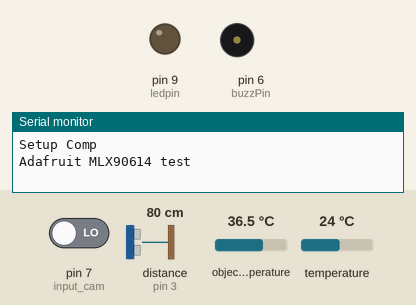
A sketch run on a simulated Arduino Uno, built with avr-gcc and run on an emulated ATmega328P. Parts: output pins drawn as LEDs (lit = HIGH), buzzer (waves = sounding, pin HIGH), the last lines printed to the serial monitor. Wiring (inferred from the names in the program): ultrasonic range finder: trigger pin 2; echo pin 3. Dashed ring = blinking. The inputs (shaded band) are chosen by the test bench; at power-on: distance to the obstacle (sensor on pin 3) 80 cm, pin 7 (input_cam) LOW, object temperature 36.5 °C, temperature 24 °C. The echo pulse lasts 58.3 µs per cm; pins used as bus, display or sensor lines are not drawn.

Above: at 1.2 s.
1.3 s: distance to the obstacle (sensor on pin 3) set to 12 cm
3.0 s: distance to the obstacle (sensor on pin 3) set to 9 cm
At 3.61 s:
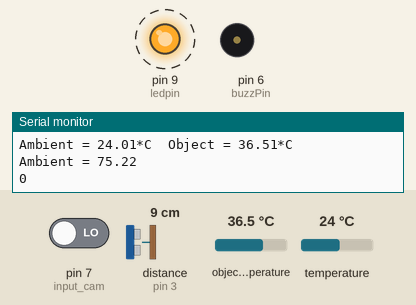
6.0 s: distance to the obstacle (sensor on pin 3) set to 18 cm
At 6.51 s:
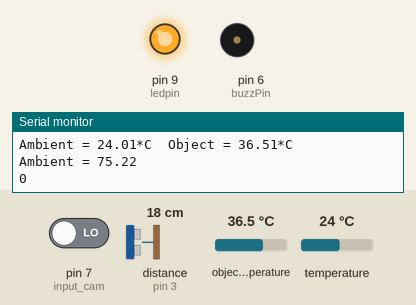
7.9 s: distance to the obstacle (sensor on pin 3) set to 2 cm
At 9.2 s:
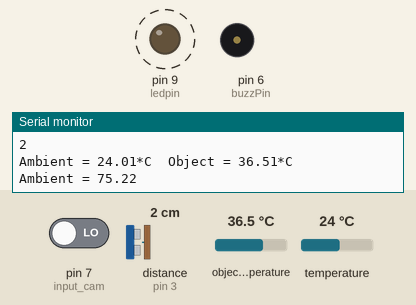
10.9 s: pin 7 (input_cam) driven HIGH
At 11.7 s:
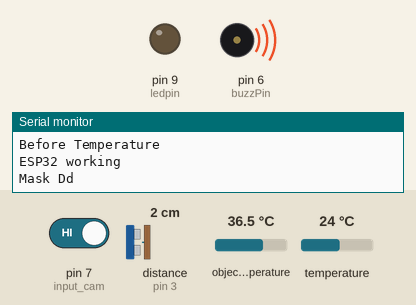
13.9 s: object temperature set to 34.3 °C
16.9 s: object temperature set to 33.5 °C
At 18.1 s:
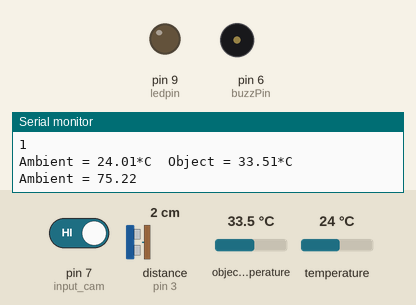
Timing chart, 0 to 19.6 s (numbered marks = the images above; inputs shaded):
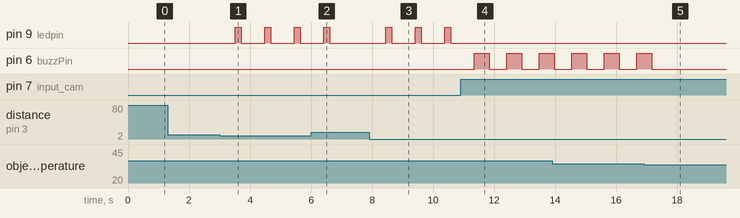

Measured:
- the behaviour switches between 11 and 10 cm on distance to the obstacle (sensor on pin 3) (found by bisection; images 0 and 1)
- the behaviour switches between 34 and 33.9 °C on object temperature (found by bisection; images 4 and 5)
- after the input at 1.3 s, every drawn part: stays the same
- after the input at 3.0 s, pin 9 (ledpin): alternates HIGH for 0.20 s and LOW for 0.77 s, starting after 0.51 s
- after the input at 6.0 s, pin 9 (ledpin): goes on until 6.6 s, then stays LOW
- after the input at 7.9 s, pin 9 (ledpin): alternates HIGH for 0.20 s and LOW for 0.77 s, starting after 0.54 s
- after the input at 10.9 s, pin 9 (ledpin): stops changing and stays LOW; pin 6 (buzzPin): alternates HIGH for 0.50 s and LOW for 0.57 s, starting after 0.44 s
- after the input at 16.9 s, pin 6 (buzzPin): goes on until 17.2 s, then stays LOW

The sketch:

arduino_code.ino
```cpp
#include <Wire.h>
#include <Adafruit_MLX90614.h>
Adafruit_MLX90614 mlx = Adafruit_MLX90614();

//#define MASK_DETECT_TH                80 //in percent %
//#define START_SCAN_COUNT              15
//#define DISTANCE_ERROR_COUNT          10
//#define ERROR_COUNT                   5
//#define TEMP_MAX_ALLOWABLE            39
//#define TEMP_THRESHOLD                35
//
//#define MINIMUM_DISTANCE              35
//#define MAXIMUM_DISTANCE              60


int const trigPin = 2;
int const echoPin = 3;
int const buzzPin = 6;
int input_cam=7;
int ledpin = 9;

void setup(){
    Serial.begin(9600);
    pinMode(ledpin, OUTPUT);
    pinMode(trigPin, OUTPUT);
    pinMode(echoPin, INPUT);
    pinMode(buzzPin, OUTPUT);
    pinMode(input_cam,INPUT);
    digitalWrite(input_cam,LOW);
    digitalWrite(buzzPin,LOW);
    Serial.println("Setup Comp");
    Serial.println("Adafruit MLX90614 test");
    mlx.begin();
}
void loop(){
    int duration, distance=100;
    digitalWrite(trigPin, HIGH);
    delay(1);
    digitalWrite(trigPin, LOW);
    duration = pulseIn(echoPin, HIGH);
    //Serial.println("duration : "+duration);
    distance = (duration/2) / 29.1;
    if (distance < 10) {
      int objtemp = mlx.readObjectTempC();

      Serial.println(distance);  Serial.print("Ambient = "); Serial.print(mlx.readAmbientTempC());
     Serial.print("*C\tObject = "); Serial.print(mlx.readObjectTempC()); Serial.println("*C");
     Serial.print("Ambient = "); Serial.print(mlx.readAmbientTempF());
//     Serial.print("*F\tObject = "); Serial.print(mlx.readObjectTempF()); Serial.println("*F");
     Serial.println();
      delay(500);
  	    Serial.println(digitalRead(input_cam));
        if(digitalRead(input_cam) == HIGH){
          Serial.println("Before Temperature");
          if(objtemp>=34 && objtemp<=39){
            Serial.println("ESP32 working");
            digitalWrite(buzzPin, HIGH);
            Serial.println("Mask Dd");
            delay(500);
            digitalWrite(buzzPin,LOW);
          }
        }
        else{
          digitalWrite(buzzPin, LOW);
          digitalWrite(ledpin, HIGH);
          delay(200);
          digitalWrite(ledpin, LOW);
          delay(200);
        }
    }
    else {
        digitalWrite(buzzPin, LOW);
    }
    delay(60);
}
```
